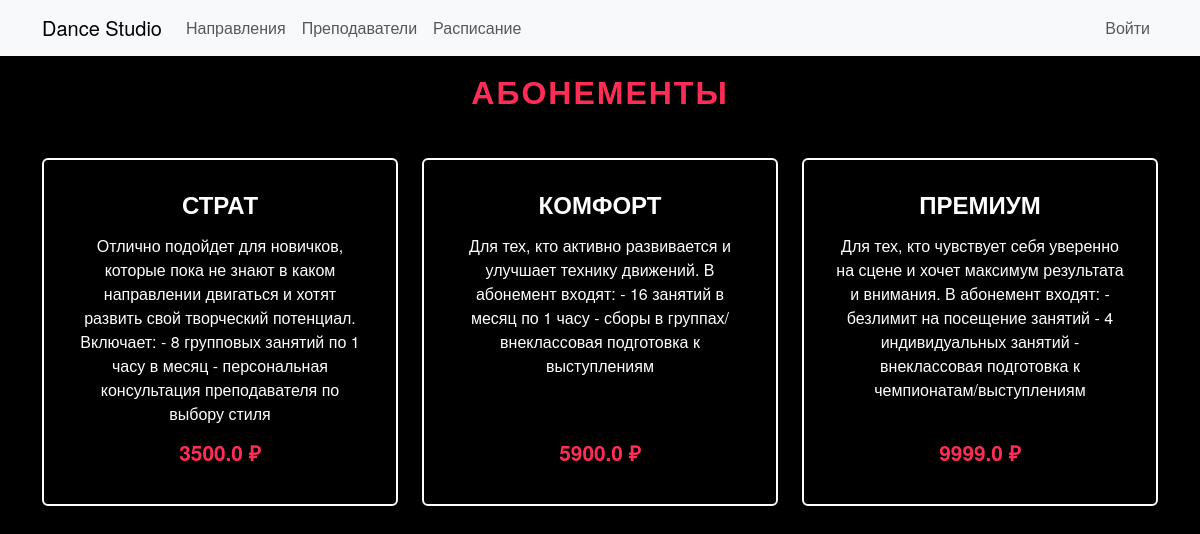
Screenshot of /abonements with the database file from the repository.
### app.py (models this page shows)
class Abonement(db.Model):
    id = db.Column(db.Integer, primary_key=True)
    name = db.Column(db.String(120), nullable=False)
    description = db.Column(db.Text)
    price = db.Column(db.Float, nullable=False)

### app.py (the view)
@app.route('/abonements')
def abonements():
    abonements = Abonement.query.all()
    return render_template('abonements.html', abonements=abonements, user=current_user())

### app.py (called while the page is built)
def current_user():
    uid = session.get('user_id')
    if not uid:
        return None
    return User.query.get(uid)

### templates/abonements.html (shortened to what this page needs)
{% extends "base.html" %}
{% block content %}
<h2 class="text-center mb-5">Абонементы</h2>
<div class="row justify-content-center">
  {% for a in abonements %}
  <div class="col-md-4 col-sm-6 mb-4">
    <div class="card abonement-card shadow-sm text-center">
      <div class="card-body d-flex flex-column justify-content-between">
        <div>
          <h4 class="card-title">{{ a.name }}</h4>
          <p class="card-text">{{ a.description }}</p>
        </div>
        <div>
          <h5 class="text-primary">{{ a.price }} ₽</h5>
        </div>
      </div>
    </div>
  </div>
  {% endfor %}
</div>
{% endblock %}

### static/style.css (style rules this page uses)
body { background-color: #0b0b0b; color: #eaeaea; font-family: "Helvetica Neue", Arial, sans-serif; }
body { background-color: #000; color: #fff; }

### templates/abonements.html (style rules this page uses)
body { background-color: #000; }
h2 { color: #ff2d55; font-weight: 700; letter-spacing: 2px; text-transform: uppercase; }
.abonement-card { border: 2px solid #fff; color: #fff; background-color: transparent; transition: all 0.3s ease; height: 100%; }
.abonement-card .card-body { padding: 30px; }
.abonement-card .card-title { font-size: 1.5rem; font-weight: 600; margin-bottom: 15px; }
.abonement-card .card-text { font-size: 1rem; margin-bottom: 15px; }
.abonement-card .text-primary { color: #ff2d55 !important; font-size: 1.3rem; font-weight: bold; }

### rows the page displays
Abonement: name "СТРАТ", description "Отлично подойдет для новичков, которые пока не знают в каком направлении двигаться и хотят развить свой творческий потенциал. Включает: - 8 групповых занятий по 1 часу в месяц - персональная консультация преподавателя по выбору стиля", price "3500.0"
Abonement: name "КОМФОРТ", description "Для тех, кто активно развивается и улучшает технику движений. В абонемент входят: - 16 занятий в месяц по 1 часу - сборы в группах/внеклассовая подготовка к выступлениям", price "5900.0"
Abonement: name "ПРЕМИУМ", description "Для тех, кто чувствует себя уверенно на сцене и хочет максимум результата и внимания. В абонемент входят: - безлимит на посещение занятий - 4 индивидуальных занятий - внеклассовая подготовка к чемпионатам/выступлениям", price "9999.0"
